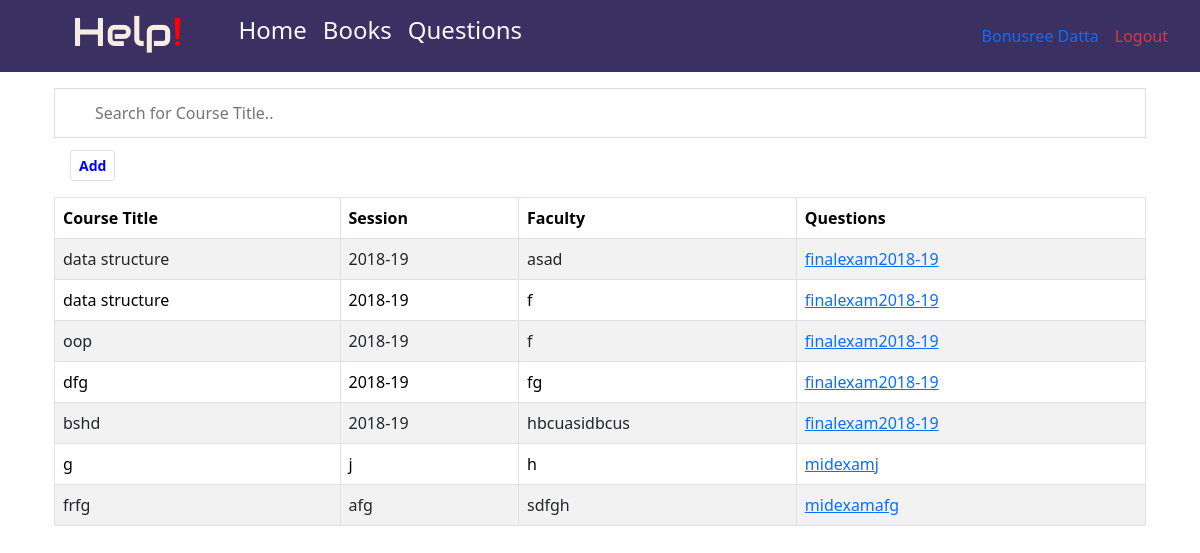
The page /question/ (signed in) on the database its author committed.
### home/models.py (models this page shows, shortened)
class CustomUser(AbstractBaseUser, PermissionsMixin):
    username = models.CharField(max_length=255, unique=True)
    roll = models.CharField(max_length=255,primary_key=True,unique=True)  # Treat the roll field as the phone roll
    session=models.CharField(max_length=255,unique=False)
    is_staff = models.BooleanField(default=False)
    is_superuser=models.BooleanField(default=False)
    USERNAME_FIELD = 'username'
    REQUIRED_FIELDS = ['roll', 'session']
    objects = CustomUserManager()

### questions/models.py (models this page shows)
class Course(models.Model):
    Course_title=models.ForeignKey(course_title, on_delete=models.CASCADE)
    sessions = models.ForeignKey('Session', on_delete=models.CASCADE)
    exam_type=models.CharField(max_length=100)

class Session(models.Model):
    faculty = models.CharField(max_length=250)
    date = models.CharField(max_length=100)
    file = models.FileField(upload_to='pdfs/')

### books/models.py (models this page shows)
class course_title(models.Model):
    name=models.CharField(max_length=250)
    def __str__(self):
        return self.name

### questions/views.py (the view)
# urls.py: path('question/', views.question, name='question')
def question(request):
    qs=Course.objects.all()
    context={'ques':qs}
    return render(request, 'question.html', context)

### books_and_question/custom_auth_backend.py (called while the page is built)
    def get_user(self, user_id):
        try:
            return CustomUser.objects.get(pk=user_id)
        except CustomUser.DoesNotExist:
            return None

### templates/question.html (shortened to what this page needs)
{% extends 'master.html' %}
{% block content %}
    <div class="container mt-3">
      <input type="text" id="myInput" onkeyup="myFunction()" placeholder="Search for Course Title..">
      <div>
        {% if user.is_authenticated %}
        <button type="button" class="btn btn-sm border btn-default fw-bold mx-3"
          style="color:blue;" data-bs-toggle="modal"
          data-bs-target="#add_need_books">Add </button>
        {%endif%}
      </div>
      <table id="myTable" class="table table-striped table-bordered mt-3">
        <thead >
          <tr>
            <th>Course Title</th>
            <th>Session</th>
            <th>Faculty</th>
            <th>Questions</th>
          </tr>
        </thead>
        <tbody>
          {%for q in ques %}
          <tr>
            <td >{{q.Course_title}}</td>
            <td>{{q.sessions.date}}</td>
            <td>{{q.sessions.faculty}}</td>
            <td><a href="{{q.sessions.file.url}}" download>{{q.exam_type}}{{q.sessions.date}}</a></td>
          </tr>
          {% endfor %}
        </tbody>
      </table>
    </div>
{% endblock %}

### templates/master.html (shortened to what this page needs)
<!DOCTYPE html>
{% load static %}
<html>
<head>
  {% load bootstrap5 %}
  {% bootstrap_css %}
  <link rel="stylesheet" href="{% static 'style.css' %}" />
    <link rel="stylesheet"
      href="https://cdnjs.cloudflare.com/ajax/libs/bootstrap-icons/1.7.2/font/bootstrap-icons.min.css">
    <link
      href="https://cdn.jsdelivr.net/npm/bootstrap@5.0.2/dist/css/bootstrap.min.css"
      rel="stylesheet"
>
    </head>
</head>
<body style="color:black;">
    <nav class="navbar navbar-expand" style="background-color:rgb(58, 48, 97); color:rgb(245, 237, 228)" >
        <div class="container-fluid">
          <div class="collapse navbar-collapse" id="mynavbar">
            <ul class="navbar-nav me-auto">
              <li class="nav-item ms-5" style="font-family: Audiowide, sans-serif;">
                <h1>Help</h1>
              </li>
              <li class="nav-item-default me-5" style="font-family: Audiowide, sans-serif;">
                <h1 style="color:red">!</h1>
              </li>
              <li class="nav-item ">
                <a class="nav-link h4 link-light " href="/">Home</a>
              </li>
              <li class="nav-item ">
                <a class="nav-link h4 link-light " href="/books/">Books</a>
              </li>
              <li class="nav-item ">
                <a class="nav-link h4 link-light " href="/question/">Questions </a>
              </li>
            </ul>
            <ul class="navbar-nav d-flex">
             {% if user.is_authenticated %}
            <li class="nav-item">
              <a class="nav-link {% if request.path == '/profile/' %}active{% endif %}" href="/">{{user.username}}</a>
            </li>
            <li class="nav-item">
              <a class="nav-link text-danger {% if request.path == '/logout/' %}active{% endif %}" href="/logout/">Logout</a>
            </li>
              {%endif%}
                </ul>
          </div>
        </div>
      </nav>
  {% block content %}
  {% endblock %}
</body>
</html>

### static/style.css (style rules this page uses)
#myInput { background-image: url('/css/searchicon.png'); background-position: 10px 12px; background-repeat: no-repeat; width: 100%; font-size: 16px; padding: 12px 20px 12px 40px; border: 1px solid #ddd; margin-bottom: 12px; }

### rows shown on the page
CustomUser: username "Bonusree Datta"
Course: Course_title "data structure", sessions "2018-19", sessions.faculty "asad", exam_type "finalexam"
Course: Course_title "data structure", sessions "2018-19", sessions.faculty "f", exam_type "finalexam"
Course: Course_title "oop", sessions "2018-19", sessions.faculty "f", exam_type "finalexam"
Course: Course_title "dfg", sessions "2018-19", sessions.faculty "fg", exam_type "finalexam"
Course: Course_title "bshd", sessions "2018-19", sessions.faculty "hbcuasidbcus", exam_type "finalexam"
Course: Course_title "g", sessions "j", sessions.faculty "h", exam_type "midexam"
Course: Course_title "frfg", sessions "afg", sessions.faculty "sdfgh", exam_type "midexam"
